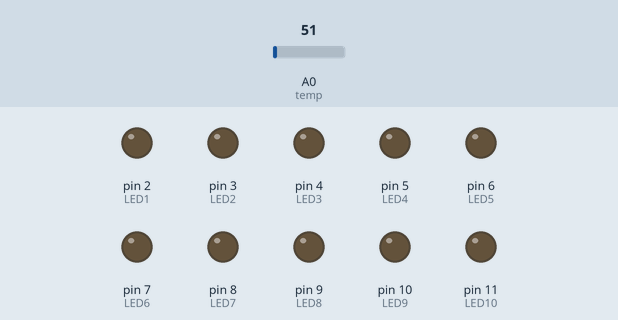
Recording of a sketch running on a simulated Arduino Uno, built with avr-gcc and run on an emulated ATmega328P. On the bench: output pins drawn as LEDs (lit = HIGH). The inputs (shaded band) are chosen by the test bench; at power-on: A0 (temp) = 51.

Above: at 1.2 s.
1.3 s: A0 (temp) set to 110
2.8 s: A0 (temp) set to 127
At 4.0 s:
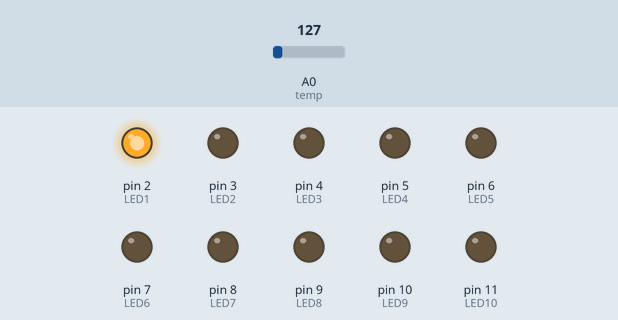
4.3 s: A0 (temp) set to 163
At 5.1 s:
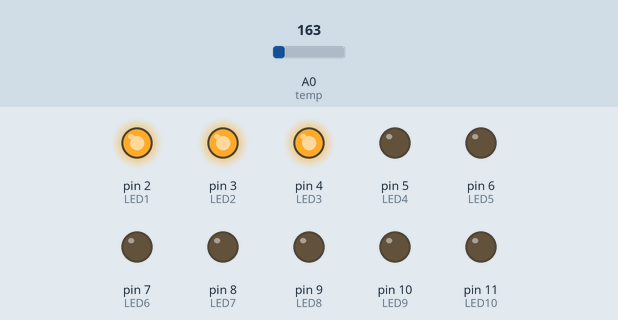
5.8 s: A0 (temp) set to 147
At 6.3 s:
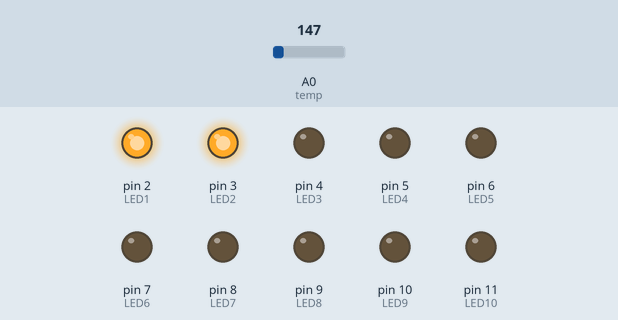
7.3 s: A0 (temp) set to 112
At 8.6 s:
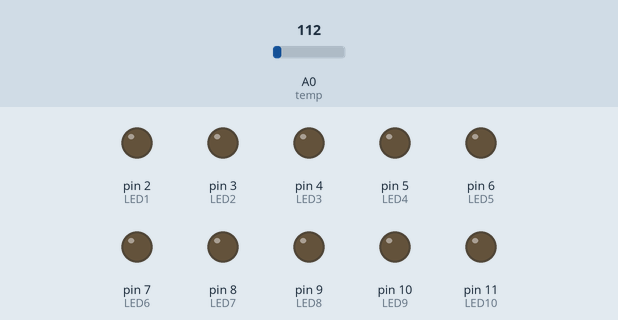
Timing chart, 0 to 9.8 s (numbered marks = the images above; inputs shaded):
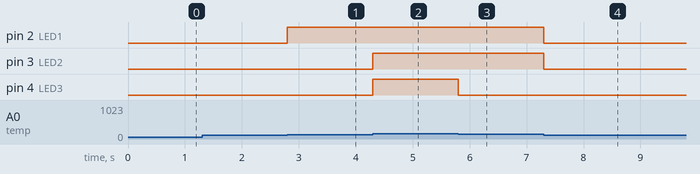

The sketch:

TC-10LED.ino
```cpp
/*
Light up 10 LEDs based on a preset minimum and maximum temperature.
For example, 0 LEDs for 0-9 degrees Celsius, 1 LED for 10-19 etc.
Tinkercad diagram can be found in the 'assets' folder
*/

// Define pins
#define LED1 2
#define LED2 3
#define LED3 4
#define LED4 5
#define LED5 6
#define LED6 7
#define LED7 8
#define LED8 9
#define LED9 10
#define LED10 11
#define temp A0

// Define variables
#define MIN 0
#define MAX 100

void setup()
{
  // Set output pins
  pinMode(LED1, OUTPUT);
  pinMode(LED2, OUTPUT);
  pinMode(LED3, OUTPUT);
  pinMode(LED4, OUTPUT);
  pinMode(LED5, OUTPUT);
  pinMode(LED6, OUTPUT);
  pinMode(LED7, OUTPUT);
  pinMode(LED8, OUTPUT);
  pinMode(LED9, OUTPUT);
  pinMode(LED10, OUTPUT);

  // Set input pins
  pinMode(temp, INPUT);
}

void loop()
{
  // Read the temperature from the sensor by mapping the voltage
  int tempC = map((analogRead(temp) - 20) * 3.04, 0, 1023, -40, 125);
  // Map the number of LEDs that need to be turned on based on temperature
  int nr_leds = map(tempC, MIN, MAX, 0, 10);

  // Iterate through the LEDs
  for (int i=LED1; i <= LED10; i++) {
    // If there are still LEDs left to light up
    if(nr_leds > 0) {
      // Light up the current LED
      digitalWrite(i, HIGH);
      // Reduce the number of LEDs that need to be turned on
      nr_leds--;
    }
    // If there are no more LEDs to turn on
    else {
      // Turn off the rest of the LEDs
      digitalWrite(i, LOW);
    }
  }
}
```

helloWorld.c
```cpp
/*
* This program prints "Hello World!".
*
* Purpose: Bonus point exercise to practice writing in C.
* Course: DIT633
* Author: Teodora Portase
* (c) 2024
*/

// Include section
#include <stdio.h>	// importing various methods

// I am using the simple main method signature as I am only printing "Hello World!"
int main() {
	// Prints "Hello World!"
	printf("Hello World!");

	return (0); // Exits program
}
```

matrices.c
```cpp
/*
* The program asks for the size of two matrices (number of rows and columns).
* It then asks for the values within those two matrices, and prints out the sum of the two.
* If it encounters any errors, an appropriate error message will appear.
*
* Purpose: Matrices and pointers in C
* Course: DIT633
* Author: Teodora Portase
* (c) 2024
*/


// Include section
#include <stdio.h>  // For printf, getchar
#include <stdlib.h> // For atoi
#include <string.h> // For strcmp

// Define section
#define MAX_SIZE 4

// Function declarations

void readInput(char input[], int i);                                    // Reads user input
int storeSize(char* string, int* rows, int* columns);                   // Stores the size of the matrices using user input
int storeMatrix(char* string, int row_nr, int col_nr, int matrix[]);    // Stores values for matrix using user input
int getNumber(char* string, int start, int end);                        // Converts a substring to its integer counterpart

/**
* Main method of the program. Accepts no parameters
* @returns - 0 if program is successful/encounters expected error
* @returns - a positive integer if an unexpected error occurs
**/
int main(void) {
    // Declare variables for the sizes of the matrices
    int row_nr, col_nr;
    // Declare pointer for row_nr
    int* pRow = &row_nr;
    // Declare pointer for col_nr
    int* pCol = &col_nr;
    // Variable for the input buffer
    char input[20];
    // Index used when reading input
    int i = 0;

    // Print matrix size prompt
    printf("Input the size of the matrix: ");
    // Read user input
    readInput(input, i);

    // If the string to int conversion of the size gives an error code
    if(storeSize(input, pRow, pCol) == -1) {
        // Print error message
        printf("Invalid matrix size. Only 2, 3, or 4.");
        // Exit program
        return 0;
    }

    // Create matrix variables (as arrays) given size from input
    int matrix1[row_nr*col_nr];
    // Variable for matrix 2
    int matrix2[row_nr*col_nr];

    // Print matrix1 element prompt
    printf("Input elements of matrix 1: ");
    // Reset the index counter to 0
    i=0;
    // Read user input
    readInput(input, i);

    // Check if there are any problems storing the values in the matrix
    if(storeMatrix(input, row_nr, col_nr, matrix1) == -1) {
        // Print error message
        printf("Invalid number of elements or element type.");
        // Exit program
        return 0;
    }

    // Print matrix2 element prompt
    printf("Input elements of matrix 2: ");
    // Reset the index counter to 0
    i=0;
    // Read user input
    readInput(input, i);

    // Check if there are any problems storing the values in the matrix
    if(storeMatrix(input, row_nr, col_nr, matrix2) == -1) {
        // Print error message
        printf("Invalid number of elements or element type.");
        // Exit program
        return 0;
    }

    // Print addition start message
    printf("The sum is:\n");

    // Adding the matrices
    int colCounter = 0;
    // Iterate through each row
    for (int i=0; i<row_nr*col_nr; i++) {
        // Print the sum of the elements in the same position in both matrices + a space
        printf("%d ", matrix1[i] + matrix2[i]);
        // Increment the counter for the column
        colCounter++;

        // If the column counter is greater than or equal to the max number of columns
        if (colCounter >= col_nr) {
            // Print an EOL character between rows
            printf("\n");
            // Reset the column counter
            colCounter = 0;
        }
    }

    // Exit program
    return 0;
}

// Function definitions

/**
 * Reads user input until EOL character is found.
 * @param input array (char) in which to store the user input
 * @param i the index for the array as well as what is used for exiting the loop
*/
void readInput(char input[], int i) {
    // Read user input until exit condition is met
    while (i != -1){
        // Read the next character of the user input and store it
        input[i] = getchar();

        // If the read character was the EOL character
        if (input[i] == '\n') {
            // Change it to the NULL character (for the end of the input string)
            input[i] = '\0';
            // Change i to trigger the exit condition
            i = -1;
        }
        // If the character is not the EOL character
        else {
            // Increment the index
            i++;
        }
    }
}

/**
 * Saves the value of the matrix size (number of rows and columns) gotten from an input string.
 * Accepts only row/column size of 2, 3, or 4.
 *
 * @param string the string containing the row and column size values. Format is assumed to be "<row_nr> <col_nr>".
 * @param rows a pointer to the variable storing the number of rows of the matrix
 * @param columns a pointer to the variable storing the number of columns of the matrix
 *
 * @returns - 0 if the values are saved successfully
 * @returns - -1 if some error occurs
*/
int storeSize(char* string, int* rows, int* columns) {
    // Pseudo-booleans checking if the value for rows/columns has been checked
    // This is to avoid the user inputting multiple values instead of 2 for the matrix size
    int rows_saved = 0, columns_saved = 0;
    // Iterates through the input string until null character is encountered
    for (int i=0; string[i] != '\0'; i++) {
        // If the read character is a space
        if (string[i] == ' ') {
            // Ignore it, and move on to checking the next character
            continue;
        }
        // If the character read is not a number between 2 to 4
        else if (string[i] < '2' || string[i] > '4') {
            // Return error code
            return -1;
        }
        // If the value for rows hasn't been saved yet (it is stored first)
        else if (!rows_saved) {
            // Store the size from user input (ASCII value - the difference until its integer value)
            *rows = string[i] - 48;
            // Change rows_saved to true
            rows_saved = 1;
        }
        // If the value for columns hasn't been saved yet (it is stored after row size)
        else if (!columns_saved) {
            // Store the size from user input (ASCII value - the difference until its integer value)
            *columns = string[i] - 48;
            // Change columns_saved to true
            columns_saved = 1;
        }
        // In any other scenario
        else {
            // Break the loop
            break;
        }
    }

    // If the values for row size and column size were stored
    if (rows_saved && columns_saved) {
        // Return success exit code
        return 0;
    }
    // If one of the values wasn't stored, or neither was stored
    else {
        // Return error code
        return -1;
    }
}

/**
 * Saves the values of a matrix size gotten from an input string.
 * Accepts only row_nr * col_nr elements.
 *
 * @param string the string containing the values of the matrix. Values are assumed to be from left to right, then top to bottom.
 * @param row_nr the number of rows the matrix has
 * @param col_nr the number of columns the matrix has
 * @param matrix a pointer to an array (int) of size [row_nr*col_nr] that stores the values that are given in the string
 *
 * @returns - 0 if the values are saved successfully
 * @returns - -1 if some error occurs
*/
int storeMatrix(char* string, int row_nr, int col_nr, int matrix[]) {
    // Counts the number of elements inputted
    int elementCounter = 0;
     // Pseudo-boolean to remember if a number is negative. To avoid inputs like "-1-1" being valid
    int isNegative = 0;
    // Stores the starting index of the current number being read
    int start_nr = 0;

    // Iterates through the input string until null character is encountered
    for(int i=0; string[i] != '\0'; i++) {
        // If the read character is a space
        if (string[i] == ' ') {
            // If there is room for another element and there are no double spaces
            if (elementCounter < (row_nr * col_nr) && string[i-1] != ' '){
                // Get the number as an integer and update the matrix with its value
                matrix[elementCounter] = getNumber(string, start_nr, i);
            }
            // Increment the element counter
            elementCounter++;
            // Change isNegative to false to reset for the next number
            isNegative = 0;
            // Change the starting index to the next character
            start_nr = i+1;
        }
        // If the character read is a dash and the number is not marked as negative
        else if (string[i] == '-' && !isNegative) {
            // Check if the dash is in the correct position (avoids inputs like "1-1" being valid)
            if(i>0 && string[i-1] == ' ') {
                // Change isNegative to true
                isNegative = 1;
            }
            // If the negative sign positioning is not respected
            else {
                // Return error code
                return -1;
            }
        }
        // If the character read is a digit
        else if (string[i] >= '0' && string[i] <= '9') {
            // Check if it is the final character
            if (string[i+1] == '\0') {
                // If there is still room in the matrix
                if (elementCounter < (row_nr * col_nr)) {
                    // Get the number as an integer and update the matrix with its value
                    matrix[elementCounter] = getNumber(string, start_nr, i);
                }
                // Increment the element counter
                elementCounter++;
            }
        }
        // If character is any other invalid input
        else {
            // Return error code
            return -1;
        }
    }

    // If the number of elements matches the number of max elements allowed
    if (elementCounter == (row_nr * col_nr)) {
        // Return success code
        return 0;
    }
    // If it does not match
    else {
        // Return error code
        return -1;
    }
}

/**
 * Converts a given substring into an integer.
 *
 * @param string the string from which to take the substring
 * @param start the starting index for the substring
 * @param end one more than the ending index wanted
 *
 * @returns The substring as an integer
*/
int getNumber(char* string, int start, int end) {
    // If there is only one character to check
    if (start == end) {
        // Return the integer value of the digit using ASCII value to integer conversion for digits
        return string[start] - 48;
    }

    // Create a substring with length based on the given parameters
    char substring[end-start+1];
    // Create the index for the substring
    int index = 0;

    // Iterate through the original string from the start position to end position
    for(int i=start; i<=end; i++) {
        // If the character from the original string is the last one to be read
        if(i == end) {
            // Add a NULL character at the end of the substring
            substring[index] = '\0';
        }
        // Otherwise
        else {
            // Copy the character from the original string to the substring
            substring[index] = string[i];
            // Increment the substring's index
            index++;
        }
    }

    // Return the integer version of the substring
    return atoi(substring);
}
```

Source omitted: shortestString.c (5218 bytes)

Measured:
- the behaviour switches between 121 and 122 on A0 (temp) (found by bisection; images 0 and 1)
- the behaviour switches between 163 and 162 on A0 (temp) (found by bisection; images 2 and 3)
- after the input at 1.3 s, every drawn part: stays the same
- after the input at 2.8 s, pin 2 (LED1): LOW → HIGH at once
- after the input at 4.3 s, pin 3 (LED2), pin 4 (LED3): LOW → HIGH at once
- after the input at 5.8 s, pin 4 (LED3): HIGH → LOW at once
- after the input at 7.3 s, pin 2 (LED1), pin 3 (LED2): HIGH → LOW at once
